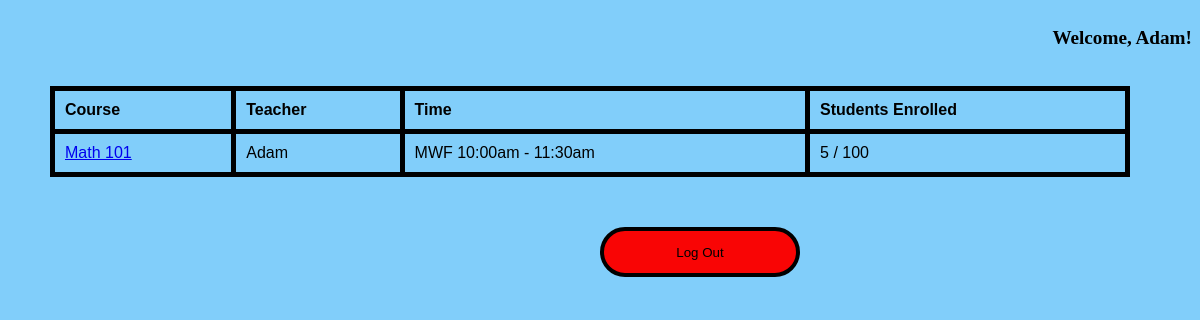
The app's page /teacher/courses (signed in) with its own data.
### hello.py (models this page shows, shortened)
class User(UserMixin, db.Model):
    id = db.Column(db.Integer, primary_key=True)
    username = db.Column(db.String, unique=True, nullable=False)
    password_hash = db.Column(db.String(128), nullable=False)
    name = db.Column(db.String(64), nullable=False)
    role = db.Column(db.String(64), nullable=False)
    classenrolled = db.relationship('Course', secondary=enrollment_table, backref=db.backref('students', lazy='dynamic'), lazy='dynamic')

class Course(db.Model):
    id = db.Column(db.Integer, primary_key=True)
    name = db.Column(db.String(64), nullable=False)
    professorID = db.Column(db.Integer, db.ForeignKey('user.id'), nullable=False)
    professor = db.relationship('User', foreign_keys=[professorID], backref='courses_taught')
    time = db.Column(db.String(64),nullable=False)
    capacity = db.Column(db.Integer, nullable=False)

### hello.py (the view)
@app.route('/teacher/courses')
@login_required
def teacher_courses():
    if current_user.role == 'student':
        flash('Unauthorized: No permission.', 'alert')
        return redirect(url_for('student_courses'))
    courses = Course.query.filter_by(professorID=current_user.id).all()
    return render_template('teacher_courses.html', courses=courses)

### hello.py (called while the page is built)
@login_manager.user_loader
def load_user(user_id):
    return User.query.get(int(user_id))

### templates/teacher_courses.html (shortened to what this page needs)
<!DOCTYPE html>
<html lang="en">
<head>
  <link rel="stylesheet" href="/static/styles.css">
</head>
<body>
    {% extends "base.html" %}
    {% block content %}
    <table>
        <thead>
            <tr>
                <th>Course</th>
                <th>Teacher</th>
                <th>Time</th>
                <th>Students Enrolled</th>
            </tr>
        </thead>
        <tbody>
            {% for c in courses %}
            <tr>
                <td><a href="{{ url_for('teacher_course', course_id=c.id) }}">{{ c.name }}</a></td>
                <td>{{ c.professor.name }}</td>
                <td>{{ c.time }}</td>
                <td>{{ c.students.count() }} / {{ c.capacity }}</td>
            </tr>
            {% endfor %}
        </tbody>
    </table>
    <form action="{{ url_for('logout') }}" method="GET">
        <button type="submit">Log Out</button>
    </form>
    {% endblock %}

### templates/base.html (shortened to what this page needs)
<!DOCTYPE html>
<html lang="en">
<head>
</head>
<body>
    <div class="topbar">
        <div class="welcome-message">
            {% if current_user.is_authenticated %}
                <p>Welcome, {{ current_user.name }}!</p>
            {% endif %}
        </div>
    </div>
    {% block content %}{% endblock %}
</body>
</html>

### static/styles.css (style rules this page uses)
body { margin:0; padding: 0; background-color: rgb(129, 206, 250); }
table { font-family: arial, sans-serif; border-collapse: collapse; width: 90%; margin-left: 50px; }
td, th { border: 5px solid black; text-align: left; padding: 10px; }
button { margin-top: 10%; width: 200px; height: 50px; background-color: #f90505; border: 4px solid black; border-radius: 3rem; margin-left: 600px; margin-top: 50px; font:bolder; }
.topbar { display: flex; justify-content: flex-end; align-items: center; padding: 8px; }
.welcome-message { font-size: 1.2em; font-weight: bold; margin-bottom: 10px; text-align: left; }

### records on screen
User: name "Adam"
Course: name "Math 101", professor.name "Adam", time "MWF 10:00am - 11:30am", students.count "5", capacity "100"
